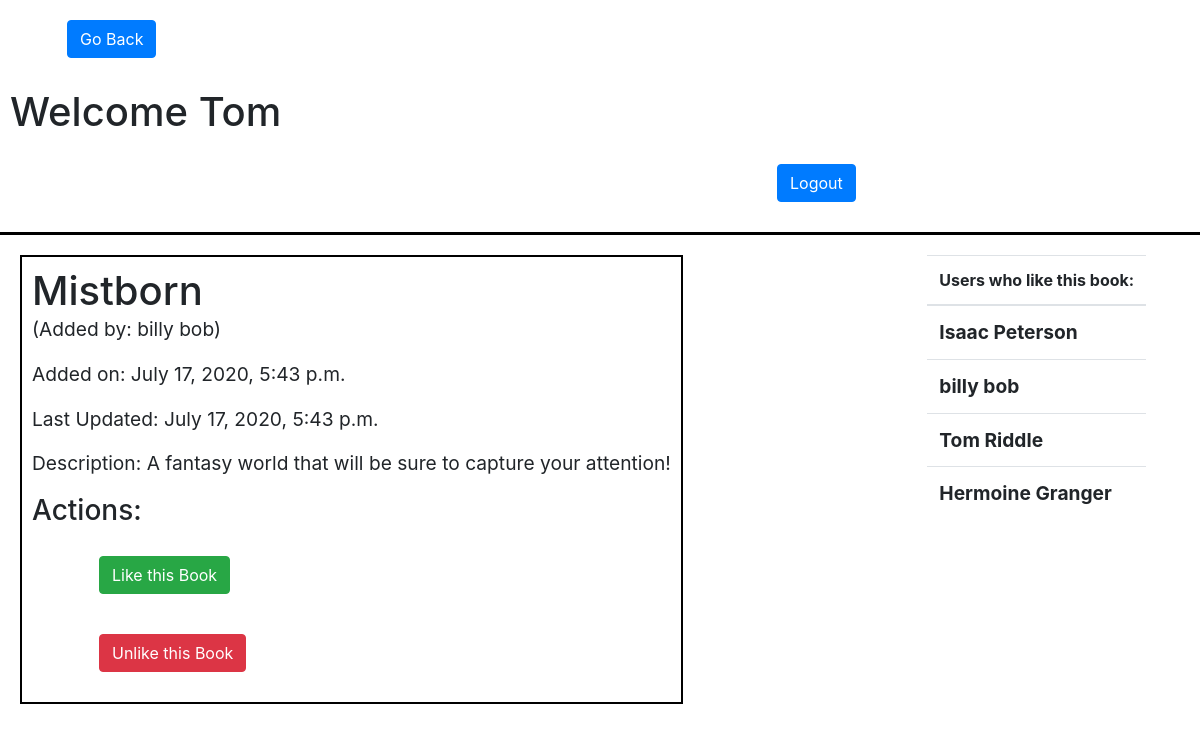
The page /show_book/3 (signed in) on the database its author committed.
### fav_books_app/models.py (models this page shows)
class User(models.Model):
    first_name = models.CharField(max_length=255)
    last_name = models.CharField(max_length=255)
    email = models.EmailField()
    password = models.CharField(max_length=255)
    created_at = models.DateTimeField(auto_now_add=True)
    updated_at = models.DateTimeField(auto_now=True)
    objects = UserManager()

class Book(models.Model):
    title = models.CharField(max_length=255)
    desc = models.TextField()
    created_at = models.DateTimeField(auto_now_add=True)
    updated_at = models.DateTimeField(auto_now=True)
    user = models.ForeignKey(User, related_name='books', on_delete=models.CASCADE)
    user_who_liked = models.ManyToManyField(User, related_name='liked_books')

### fav_books_app/views.py (the view)
# urls.py: path('show_book/<int:book_id>', views.show_book),
def show_book(request, book_id):
    book = Book.objects.get(id=book_id)
    user = User.objects.get(id=request.session['user_id'])
    context = {
        'book' : book,
        'user' : user,
    }
    return render(request, 'show_book.html', context)

### fav_books_app/templates/show_book.html (shortened to what this page needs)
<!DOCTYPE html>
<html lang="en">
<head>
    <link rel="stylesheet" href="https://stackpath.bootstrapcdn.com/bootstrap/4.5.0/css/bootstrap.min.css">
    {% load static %}
    <link rel="stylesheet" href="{% static 'style.css' %}">
</head>
<body>
    <a href="/main"><button class="btn btn-primary">Go Back</button></a>
    <div id="header-main">
        <h1>Welcome {{user.first_name}}</h1>
        <a href="/logout"><button class="btn btn-primary">Logout</button></a>
    </div>
    <div id="show_book">
        <h1>{{book.title}}</h1>
        <br>
        <p>(Added by: {{book.user.first_name}} {{book.user.last_name}})</p>
        <p>Added on: {{book.created_at}}</p>
        <p>Last Updated: {{book.updated_at}}</p>
        <p>Description: {{book.desc}}</p>
        <h3>Actions:</h3>
        <a href="/like_book/{{book.id}}"><button class="btn btn-success">Like this Book</button></a><br>
        <a href="/unlike_book/{{book.id}}"><button class="btn btn-danger">Unlike this Book</button></a><br>
    </div>
    <div id="liked">
        <table class="table">
            <thead>
                <tr>
                    <th>Users who like this book:</th>
                </tr>
            </thead>
            <tbody>
                {% for user in book.user_who_liked.all %}
                    <tr>
                        <td style="font-size: larger; font-weight: bold;">{{user.first_name}} {{user.last_name}}</td>
                    </tr>
                {% endfor %}
            </tbody>
        </table>
    </div>
</body>
</html>

### fav_books_app/static/style.css (style rules this page uses)
* { margin: 0px; padding: 0px; }
button { margin: 20px 67px; padding: 5px; }
#header-main { padding: 10px; border-bottom: 3px solid black; }
#header-main h1, a { display: inline-block; }
#header-main a { margin-left: 700px; }
#show_book { padding: 10px; margin: 20px; display: inline-block; border: 2px solid black; }
#show_book h1 { display: inline; }
#show_book p { font-size: larger; }
#liked { display: inline-block; vertical-align: top; margin-left: 200px; padding: 20px; }

### rows shown on the page
User: first_name "Tom", last_name "Riddle"
Book: title "Mistborn", user.first_name "billy", user.last_name "bob", created_at "July 17, 2020, 5:43 p.m.", updated_at "July 17, 2020, 5:43 p.m.", desc "A fantasy world that will be sure to capture your attention!"
User: first_name "Isaac", last_name "Peterson"
User: first_name "billy", last_name "bob"
User: first_name "Hermoine", last_name "Granger"
